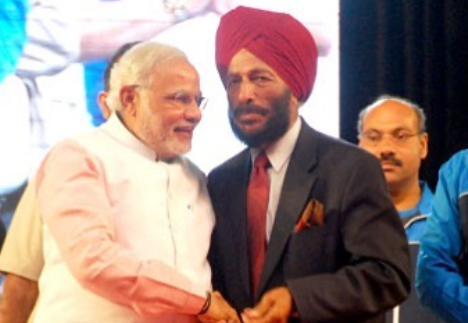
#> input picture Face Detector/modi.PNG, 468 x 323 px, found by its file name
$ python image_face_detection.py
#> lines starting #> are read from the running program, lines starting #| are printed output that depends on the picture; after the words box and inside, x2 and y2 are one past the last pixel; in counts of white or black regions, pixels touching at a corner belong together
import cv2
from random import randrange

#Load some pre-trained data on face frontals from opencv ( haar cascade algorithm)
trained_face_data = cv2.CascadeClassifier('Face Detector\haarcascade_frontalface_default.xml')

# Choose an image to detect face in
img = cv2.imread(r"C:\Users\Manish\Complete AI\OpenCV\Face Detector\modi.png")
#> img is the input picture: shape (323, 468, 3); mean B, G, R 129.3, 134.3, 154.2

# Must Convert to Grayscale
grayscaled_img = cv2.cvtColor(img, cv2.COLOR_BGR2GRAY)
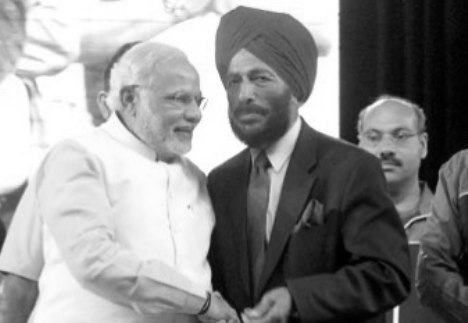
#> grayscaled_img: shape (323, 468); min 0, max 255, mean 139.7

#Detect faces
face_coordinates = trained_face_data.detectMultiScale(grayscaled_img)
#> face_coordinates = [[209, 49, 76, 76], [146, 73, 70, 70], [347, 103, 84, 84]]


# Draw rectangle aroung the faces

(x,y,w,h) = face_coordinates[0]
#> x = 209; y = 49; w = 76; h = 76
for (x,y,w,h) in face_coordinates:
    cv2.rectangle(img, (x,y), (x+w, y+h), (randrange(256),randrange(256),randrange(256)),2)
#> this loop made 3 passes
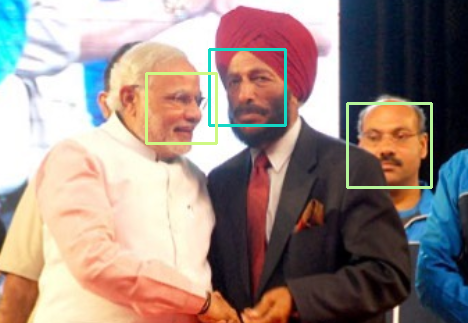
#> img: shape (323, 468, 3); 1.81% of pixels changed, all inside (x1, y1, x2, y2) = (145, 48, 433, 189)

# Displaying image

cv2.imshow(' Face Detector', img )
cv2.waitKey()

print("Code Completed")

$ run again, with Face Detector/image.png copied over Face Detector/modi.PNG
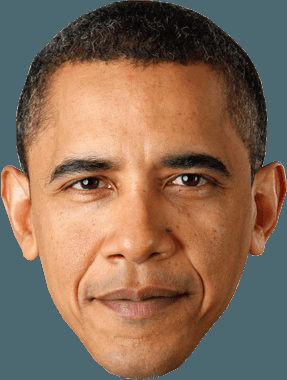
#> input picture Face Detector/image.png, 287 x 380 px, found by its file name
#> img is the input picture: shape (380, 287, 3); mean B, G, R 87.2, 107.2, 133.7
#> `grayscaled_img = cv2.cvtColor(img, cv2.COLOR_BGR2GRAY)`:
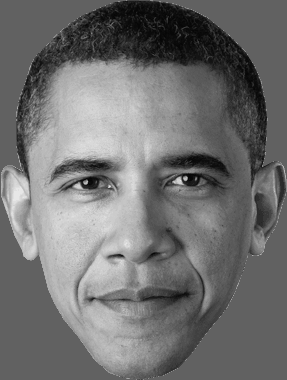
#> grayscaled_img: shape (380, 287); min 7, max 231, mean 112.8
#> face_coordinates = [[19, 91, 229, 229]]
#> `(x,y,w,h) = face_coordinates[0]`: x = 19; y = 91; w = 229
#> the loop `for (x,y,w,h) in face_coordinates:` made 1 pass
#> after the loop `for (x,y,w,h) in face_coordinates:`:
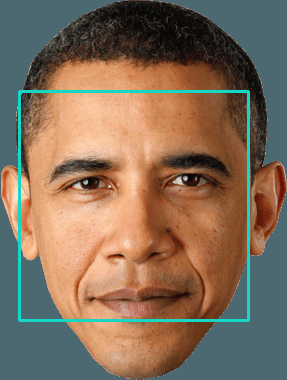
#> img: shape (380, 287, 3); 2.52% of pixels changed, all inside (x1, y1, x2, y2) = (18, 90, 250, 322)

$ run again, with Face Detector/photo.png copied over Face Detector/modi.PNG
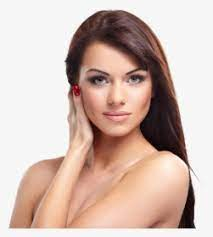
#> input picture Face Detector/photo.png, 213 x 237 px, found by its file name
#> img is the input picture: shape (237, 213, 3); mean B, G, R 176.5, 185.8, 208.5
#> `grayscaled_img = cv2.cvtColor(img, cv2.COLOR_BGR2GRAY)`:
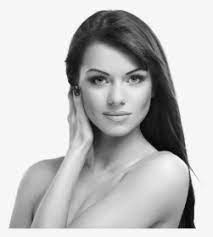
#> grayscaled_img: shape (237, 213); min 1, max 255, mean 191.5
#> face_coordinates = [[73, 48, 86, 86]]
#> `(x,y,w,h) = face_coordinates[0]`: x = 73; y = 48; w = 86
#> the loop `for (x,y,w,h) in face_coordinates:` made 1 pass
#> after the loop `for (x,y,w,h) in face_coordinates:`:
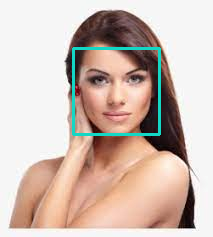
#> img: shape (237, 213, 3); 2.04% of pixels changed, all inside (x1, y1, x2, y2) = (72, 47, 161, 136)
